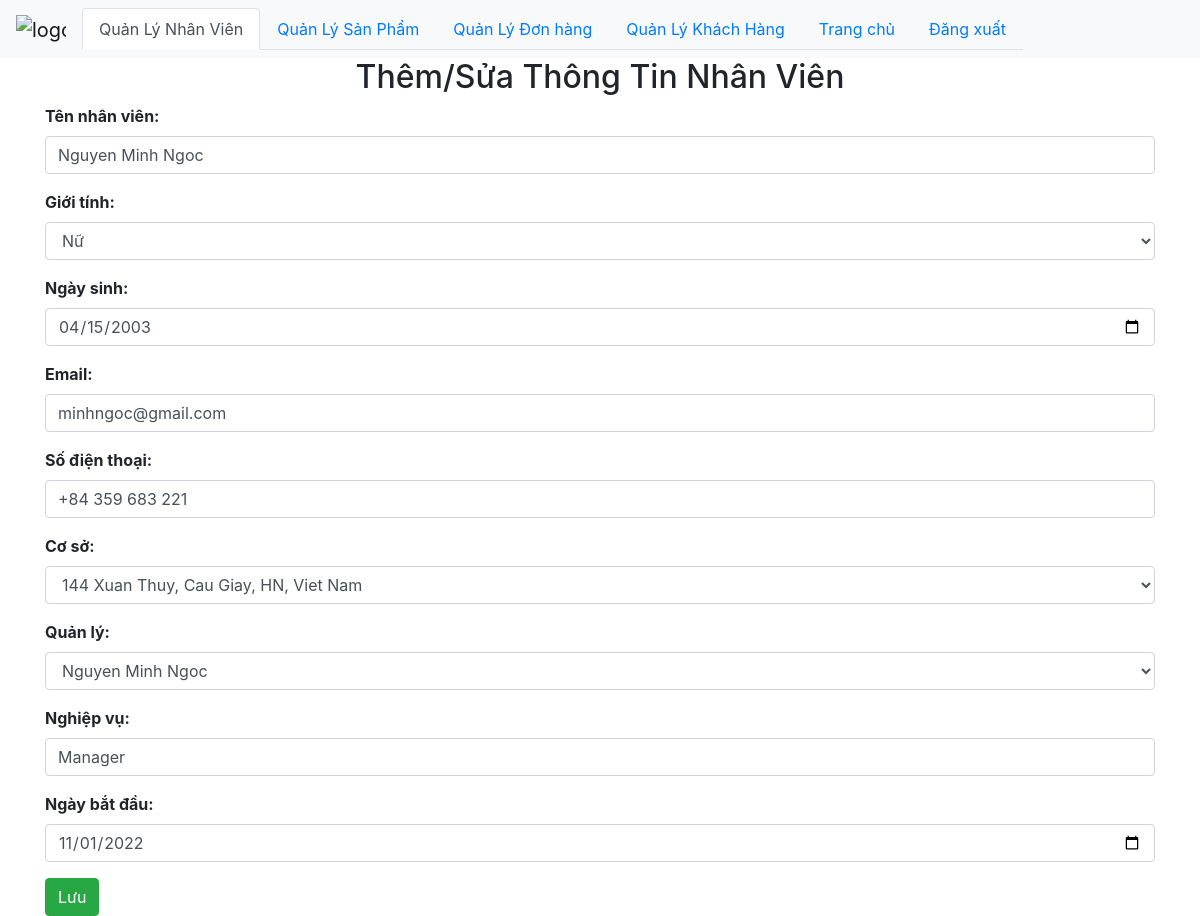
The page /Food_Store/admin/employee/add.php?employeeNumber=1 on the database its author committed.
### tables this page shows
CREATE TABLE `employees` (
  `employeeNumber` int(11) NOT NULL,
  `employeeName` varchar(50) NOT NULL,
  `gender` varchar(10) NOT NULL,
  `birthday` date NOT NULL,
  `email` varchar(100) NOT NULL,
  `phone` varchar(50) NOT NULL,
  `storeId` int(4) NOT NULL,
  `managerId` int(11) NOT NULL,
  `jobTitle` varchar(50) NOT NULL,
  `start_date` date NOT NULL
);

### Food_Store/db/dbhelper.php (called while the page is built, shortened)
<?php
function executeResult($sql) {
	$con = mysqli_connect(HOST, USERNAME, PASSWORD, DATABASE);
	$result = mysqli_query($con, $sql);
	$data   = [];
	while ($row = mysqli_fetch_array($result, 1)) {
		$data[] = $row;
	}
	return $data;
}
function executeSingleResult($sql) {
	$con = mysqli_connect(HOST, USERNAME, PASSWORD, DATABASE);
	$result = mysqli_query($con, $sql);
	$row    = mysqli_fetch_array($result, 1);
	return $row;
}

### Food_Store/admin/employee/add.php (the view, shortened to what this page needs)
<?php
require_once ('../../db/dbhelper.php');
$employeeNumber = $employeeName = $gender = $birthday = $email = $phone = $storeId = $managerId = $jobTitle = $start_date = '';
if (isset($_GET['employeeNumber'])) {
	$employeeNumber       = $_GET['employeeNumber'];
	$sql      = 'select * from employees where employeeNumber = '.$employeeNumber;
	$employees = executeSingleResult($sql);
	if ($employees != null) {
		$employeeName = $employees['employeeName'];
		$gender = $employees['gender'];
		$birthday = $employees['birthday'];
		$email = $employees['email'];
		$phone = $employees['phone'];
		$storeId = $employees['storeId'];
		$managerId = $employees['managerId'];
		$jobTitle = $employees['jobTitle'];
		$start_date = $employees['start_date'];
	}
}
?>
<!DOCTYPE html>
<html>
<head>
	<link rel="stylesheet" href="https://maxcdn.bootstrapcdn.com/bootstrap/4.4.1/css/bootstrap.min.css">
</head>
<body>
	<nav class="navbar navbar-expand-sm bg-light navbar-light">
		<a class="navbar-brand" href="#">
			<img src="../../food_store_web/img/Logo.png" alt="logo" style="max-width:50px;">
		</a>
		<ul class="nav nav-tabs">
			<li class="nav-item">
				<a class="nav-link active" href="#">Quản Lý Nhân Viên</a>
			</li>
			<li class="nav-item">
				<a class="nav-link" href="../product">Quản Lý Sản Phẩm</a>
			</li>
			<li class="nav-item">
				<a class="nav-link" href="../order">Quản Lý Đơn hàng</a>
			</li>
			<li class="nav-item">
				<a class="nav-link" href="../customer">Quản Lý Khách Hàng</a>
			</li>
			<li class="nav-item">
				<a class="nav-link" href="../admin.php">Trang chủ</a>
			</li>
			<li class="nav-item">
				<a class="nav-link" href="../../food_store_web/build/user.php">Đăng xuất</a>
			</li>
		</ul>
	</nav>
	<div class="container">
		<div class="panel panel-primary">
			<div class="panel-heading">
				<h2 class="text-center">Thêm/Sửa Thông Tin Nhân Viên</h2>
			</div>
			<div class="panel-body">
				<form method="post">
					<div class="form-group">
					  <label for="name"><b>Tên nhân viên:</b></label>
					  <input required="true" type="text" class="form-control" id="name" name="name" value="<?=$employeeName?>">
					</div>
					<div class="form-group">
					  <label for="gender"><b>Giới tính:</b></label>
					  <select class="form-control" name="gender" id="gender">
					  	<?php
					  		if ($gender == 'Female') {
					  			echo '<option selected value = "Female">Nữ</option>';
					  		} else {
					  			echo '<option value = "Female">Nữ</option>';
					  		}
					  	?>
					  </select>
					</div>
					<div class="form-group">
					  <label for="birthday"><b>Ngày sinh:</b></label>
					  <input required = true class="form-control" id="birthday" name="birthday" type="date" value="<?=$birthday?>">
					</div>
					<div class="form-group">
					  <label for="email"><b>Email:</b></label>
					  <input required="true" type="text" class="form-control" id="email" name="email" value="<?=$email?>">
					</div>
					<div class="form-group">
					  <label for="phone"><b>Số điện thoại:</b></label>
					  <input required="true" type="text" class="form-control" id="phone" name="phone" value="<?=$phone?>">
					</div>
					<div class="form-group">
					  <label for="storeId"><b>Cơ sở:</b></label>
					  <select class="form-control" name="storeId" id="storeId">
					  	<?php
					  		$sql          = 'select * from store';
							$storeList = executeResult($sql);
							foreach ($storeList as $item) {
								if ($item['storeId'] == $storeId) {
									echo '<option selected value = "'.$item['storeId'].'">'.$item['address'].'</option>';
								} else {
									echo '<option value = "'.$item['storeId'].'">'.$item['address'].'</option>';
								}
							}
					  	?>
					  </select>
					</div>
					<div class="form-group">
					  <label for="managerId"><b>Quản lý:</b></label>
					  <select class="form-control" name="managerId" id="managerId">
					  	<?php
					  		$sql          = 'select * from employees';
							$employeeList = executeResult($sql);
							foreach ($employeeList as $item) {
								if ($item['employeeNumber'] == $managerId) {
									echo '<option selected value = "'.$item['employeeNumber'].'">'.$item['employeeName'].'</option>';
								} else {
									echo '<option value = "'.$item['employeeNumber'].'">'.$item['employeeName'].'</option>';
								}
							}
					  	?>
					  </select>
					</div>
					<div class="form-group">
					  <label for="jobTitle"><b>Nghiệp vụ:</b></label>
					  <input required="true" type="text" class="form-control" id="jobTitle" name="jobTitle" value="<?=$jobTitle?>">
					</div>
					<div class="form-group">
					  <label for="start_date"><b>Ngày bắt đầu:</b></label>
					  <input required = true class="form-control" id="start_date" name="start_date" type="date" value="<?=$start_date?>">
					</div>
					<button class="btn btn-success">Lưu</button>
				</form>
			</div>
		</div>
	</div>
</body>
</html>

### rows shown on the page
employees: name "Nguyen Minh Ngoc", gender "Nữ", birthday "04/15/2003", email "minhngoc@gmail.com", phone "+84 359 683 221", jobTitle "Manager", start_date "11/01/2022"

### other values the page prints
form field storeId "144 Xuan Thuy, Cau Giay, HN, Viet Nam"
form field managerId "Nguyen Minh Ngoc"
